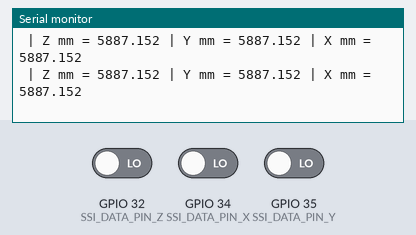
Bench run of a sketch on a simulated ESP32. Parts: the last lines printed to the serial monitor. The inputs (shaded band) are chosen by the test bench; at power-on: GPIO 32 (SSI_DATA_PIN_Z) LOW, GPIO 34 (SSI_DATA_PIN_X) LOW, GPIO 35 (SSI_DATA_PIN_Y) LOW.

Above: at 1.2 s.
1.3 s: GPIO 32 (SSI_DATA_PIN_Z) driven HIGH
At 2.1 s:
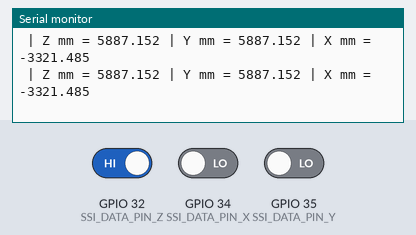
2.8 s: GPIO 34 (SSI_DATA_PIN_X) driven HIGH
At 3.4 s:
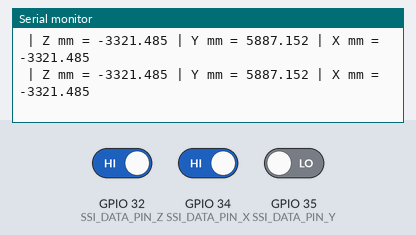
4.3 s: GPIO 35 (SSI_DATA_PIN_Y) driven HIGH
At 4.8 s:
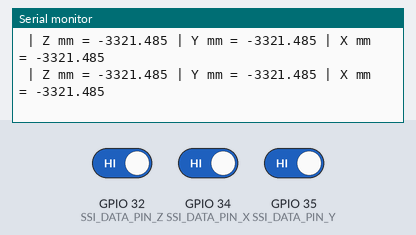
5.8 s: GPIO 32 (SSI_DATA_PIN_Z) driven LOW
At 6.8 s:
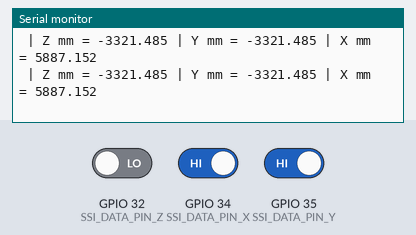
7.3 s: GPIO 34 (SSI_DATA_PIN_X) driven LOW
At 8.1 s:
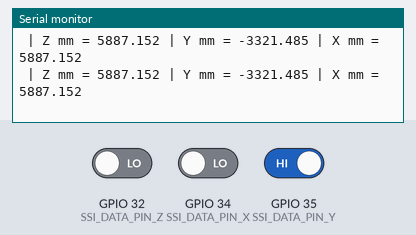
8.8 s: GPIO 35 (SSI_DATA_PIN_Y) driven LOW
At 9.7 s:
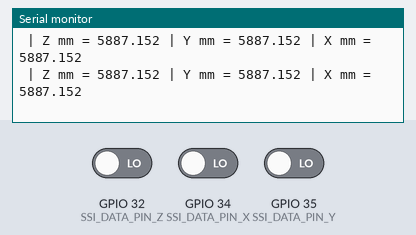
Timing chart, 0 to 11.3 s (numbered marks = the images above; inputs shaded):
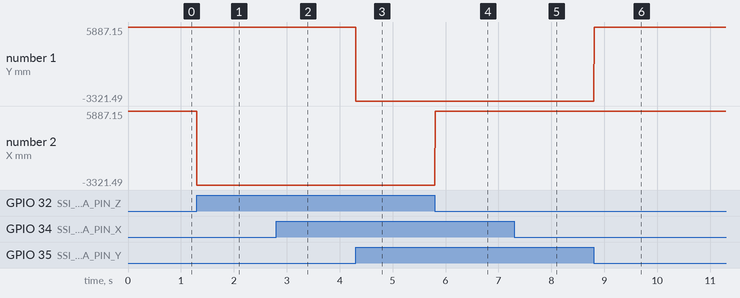

Measured:
- after the input at 1.3 s, the serial monitor: prints a new line at once (image 1)
- after the input at 2.8 s, the serial monitor: prints a new line at once (image 2)
- after the input at 4.3 s, the serial monitor: prints a new line at once (image 3)
- after the input at 5.8 s, the serial monitor: prints a new line at once (image 4)
- after the input at 7.3 s, the serial monitor: prints a new line at once (image 5)
- after the input at 8.8 s, the serial monitor: prints a new line at once (image 6)
- plotted number 2: 5887.15 → -3321.49 after the input at 1.3 s

The sketch:

18-06-2025.ino
```cpp
#include <Arduino.h>
//Clock
#define SSI_CLOCK_PIN_1 17
#define SSI_CLOCK_PIN_3 16
#define SSI_CLOCK_PIN_4 22
//AntiClock
#define SSI_CLOCK_PIN_2 19
#define SSI_CLOCK_PIN_5 18
#define SSI_CLOCK_PIN_6 21

#define SSI_DATA_PIN_X 34
#define SSI_DATA_PIN_Y 35
#define SSI_DATA_PIN_Z 32
#define SSI_NUM_BITS 24

#define ENCODER_OFFSET 10142794
#define ENCODER_MAX_COUNT 10725802
#define TRAVEL_DISTANCE_MM 320.0

unsigned long lastReadTimeUs = 0;
const unsigned long readIntervalUs = 1;

float mapFloat(long x, long in_min, long in_max, float out_min, float out_max) {
  return (float)(x - in_min) * (out_max - out_min) / (float)(in_max - in_min) + out_min;
}

void setup() {
  Serial.begin(115200);

  gpio_set_direction((gpio_num_t)SSI_CLOCK_PIN_1, GPIO_MODE_OUTPUT);
  gpio_set_direction((gpio_num_t)SSI_CLOCK_PIN_2, GPIO_MODE_OUTPUT);
  gpio_set_direction((gpio_num_t)SSI_CLOCK_PIN_5, GPIO_MODE_OUTPUT);
  gpio_set_direction((gpio_num_t)SSI_CLOCK_PIN_6, GPIO_MODE_OUTPUT);
  gpio_set_direction((gpio_num_t)SSI_CLOCK_PIN_3, GPIO_MODE_OUTPUT);
  gpio_set_direction((gpio_num_t)SSI_CLOCK_PIN_4, GPIO_MODE_OUTPUT);
  gpio_set_direction((gpio_num_t)SSI_DATA_PIN_X, GPIO_MODE_INPUT);
  gpio_set_direction((gpio_num_t)SSI_DATA_PIN_Y, GPIO_MODE_INPUT);
  gpio_set_direction((gpio_num_t)SSI_DATA_PIN_Z, GPIO_MODE_INPUT);

  gpio_set_level((gpio_num_t)SSI_CLOCK_PIN_1, 1);
  gpio_set_level((gpio_num_t)SSI_CLOCK_PIN_3, 1);
  gpio_set_level((gpio_num_t)SSI_CLOCK_PIN_4, 1);
  gpio_set_level((gpio_num_t)SSI_CLOCK_PIN_2, 0);
  gpio_set_level((gpio_num_t)SSI_CLOCK_PIN_5, 0);
  gpio_set_level((gpio_num_t)SSI_CLOCK_PIN_6, 0);
}


void loop() {
    uint32_t rawX = 0, rawY = 0, rawZ = 0;
    delayMicroseconds(1);

    for (int i = 0; i < SSI_NUM_BITS; i++) {
      gpio_set_level((gpio_num_t)SSI_CLOCK_PIN_1, 0);
      gpio_set_level((gpio_num_t)SSI_CLOCK_PIN_3, 0);
      gpio_set_level((gpio_num_t)SSI_CLOCK_PIN_4, 0);
      gpio_set_level((gpio_num_t)SSI_CLOCK_PIN_2, 1);
      gpio_set_level((gpio_num_t)SSI_CLOCK_PIN_5, 1);
      gpio_set_level((gpio_num_t)SSI_CLOCK_PIN_6, 1);
      delayMicroseconds(1);

      gpio_set_level((gpio_num_t)SSI_CLOCK_PIN_1, 1);
      gpio_set_level((gpio_num_t)SSI_CLOCK_PIN_3, 1);
      gpio_set_level((gpio_num_t)SSI_CLOCK_PIN_4, 1);
      gpio_set_level((gpio_num_t)SSI_CLOCK_PIN_2, 0);
      gpio_set_level((gpio_num_t)SSI_CLOCK_PIN_5, 0);
      gpio_set_level((gpio_num_t)SSI_CLOCK_PIN_6, 0);
      delayMicroseconds(1);

      rawX = (rawX << 1) | gpio_get_level((gpio_num_t)SSI_DATA_PIN_X);
      rawY = (rawY << 1) | gpio_get_level((gpio_num_t)SSI_DATA_PIN_Y);
      rawZ = (rawZ << 1) | gpio_get_level((gpio_num_t)SSI_DATA_PIN_Z);
    }

    float positionXMM = mapFloat(rawX, 10725802, 10142794, 0.0, TRAVEL_DISTANCE_MM);
    float positionYMM = mapFloat(rawY, 10725802, 10142794, 0.0, TRAVEL_DISTANCE_MM);
    float positionZMM = mapFloat(rawZ, 10725802, 10142794, 0.0, TRAVEL_DISTANCE_MM);

    Serial.print(" | Z mm = ");
    Serial.print(positionXMM, 3);

    Serial.print(" | Y mm = ");
    Serial.print(positionYMM, 3);

    Serial.print(" | X mm = ");
    Serial.println(positionZMM, 3);
}
```
